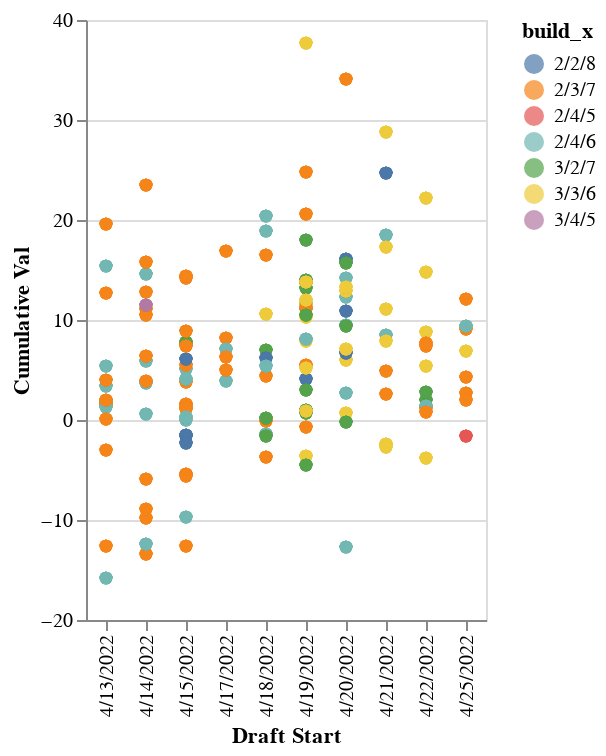

The code cell stored with this chart in its notebook:
### Code cell
#Team Build by draft date, with cumulative ADP value

alt.Chart(df1).mark_circle(size=40).encode(
    x='Draft Start',
    y='Cumulative Val',
    color='build_x',
    tooltip=['Draft Start','Team', 'build_x', 'Cumulative Val']
).interactive()

### Figure 1 — Vega-Lite specification as saved in the notebook (floating-point values rounded to 4 significant figures; data arrays with more than 128 entries replaced by an {"elided": "..."} marker saying what was removed)
{"config": {"view": {"continuousWidth": 400, "continuousHeight": 300}}, "data": {"name": "data-e6429e704abd7e45f47a8331a8ab4e14"}, "mark": {"type": "circle", "size": 40}, "encoding": {"color": {"field": "build_x", "type": "nominal"}, "tooltip": [{"field": "Draft Start", "type": "nominal"}, {"field": "Team", "type": "quantitative"}, {"field": "build_x", "type": "nominal"}, {"field": "Cumulative Val", "type": "quantitative"}], "x": {"field": "Draft Start", "type": "nominal"}, "y": {"field": "Cumulative Val", "type": "quantitative"}}, "selection": {"selector015": {"type": "interval", "bind": "scales", "encodings": ["x", "y"]}}, "$schema": "https://vega.github.io/schema/vega-lite/v4.17.0.json", "datasets": {"data-e6429e704abd7e45f47a8331a8ab4e14": {"elided": "1800 records"}}}
